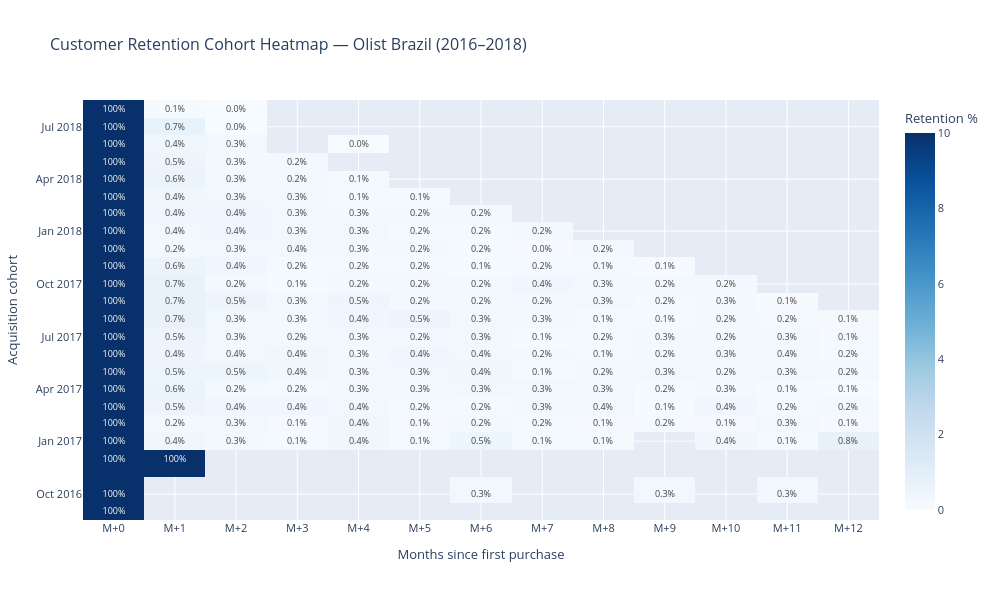

Here is the notebook cell this chart was saved with:
### Code cell
# Explicitly select only periods 0-12, sorted correctly
valid_periods = sorted([c for c in retention.columns if 0 <= c <= 12])
retention_12m = retention[valid_periods]

# Format cohort labels
cohort_labels = [str(c)[:7] for c in retention_12m.index]

# Build annotation text
text_vals = []
for row in retention_12m.values:
    text_row = []
    for val in row:
        if pd.isna(val):
            text_row.append("")
        elif val >= 99.9:
            text_row.append("100%")
        else:
            text_row.append(f"{val:.1f}%")
    text_vals.append(text_row)

fig = go.Figure(go.Heatmap(
    z=retention_12m.values,
    x=[f"M+{i}" for i in valid_periods],   # M+0, M+1 ... M+12
    y=cohort_labels,
    colorscale="Blues",
    reversescale=False,
    zmin=0,
    zmax=10,    # cap at 10% so low retention values show contrast
    text=text_vals,
    texttemplate="%{text}",
    textfont={"size": 9},
    hovertemplate=(
        "Cohort: %{y}<br>"
        "Period: %{x}<br>"
        "Retention: %{z:.1f}%<extra></extra>"
    ),
    colorbar=dict(title="Retention %")
))

fig.update_layout(
    title=dict(
        text="Customer Retention Cohort Heatmap — Olist Brazil (2016–2018)",
        font=dict(size=16)
    ),
    xaxis=dict(
        title="Months since first purchase",
        side="bottom",
        categoryorder="array",
        categoryarray=[f"M+{i}" for i in valid_periods]
    ),
    yaxis_title="Acquisition cohort",
    height=600,
    width=1000,
    font=dict(size=11)
)

fig.show()

# Print key insight
print("\n=== KEY INSIGHT ===")
avg_m1 = retention_12m[1].mean() if 1 in retention_12m.columns else 0
avg_m3 = retention_12m[3].mean() if 3 in retention_12m.columns else 0
print(f"Average retention at M+1: {avg_m1:.2f}%")
print(f"Average retention at M+3: {avg_m3:.2f}%")
print("→ Olist has very low repeat purchase rate — most customers buy only once.")
print("→ Business recommendation: invest in re-engagement campaigns and loyalty programs.")

### Figure 1 — Plotly figure (JSON) as saved in the notebook; plotly's stock layout.template omitted (floating-point values rounded to 4 significant figures; data arrays with more than 128 entries replaced by an {"elided": "..."} marker saying what was removed)
{"data": [{"colorbar": {"title": {"text": "Retention %"}}, "colorscale": [[0, "rgb(247,251,255)"], [0.125, "rgb(222,235,247)"], [0.25, "rgb(198,219,239)"], [0.375, "rgb(158,202,225)"], [0.5, "rgb(107,174,214)"], [0.625, "rgb(66,146,198)"], [0.75, "rgb(33,113,181)"], [0.875, "rgb(8,81,156)"], [1, "rgb(8,48,107)"]], "hovertemplate": "Cohort: %{y}<br>Period: %{x}<br>Retention: %{z:.1f}%<extra></extra>", "reversescale": false, "text": {"elided": "23x13 str values"}, "textfont": {"size": 9}, "texttemplate": "%{text}", "type": "heatmap", "x": ["M+0", "M+1", "M+2", "M+3", "M+4", "M+5", "M+6", "M+7", "M+8", "M+9", "M+10", "M+11", "M+12"], "y": ["2016-09", "2016-10", "2016-12", "2017-01", "2017-02", "2017-03", "2017-04", "2017-05", "2017-06", "2017-07", "2017-08", "2017-09", "2017-10", "2017-11", "2017-12", "2018-01", "2018-02", "2018-03", "2018-04", "2018-05", "2018-06", "2018-07", "2018-08"], "z": {"elided": "23x13 float values"}, "zmax": 10, "zmin": 0}], "layout": {"font": {"size": 11}, "height": 600, "title": {"font": {"size": 16}, "text": "Customer Retention Cohort Heatmap — Olist Brazil (2016–2018)"}, "width": 1000, "xaxis": {"categoryarray": ["M+0", "M+1", "M+2", "M+3", "M+4", "M+5", "M+6", "M+7", "M+8", "M+9", "M+10", "M+11", "M+12"], "categoryorder": "array", "side": "bottom", "title": {"text": "Months since first purchase"}}, "yaxis": {"title": {"text": "Acquisition cohort"}}}}
